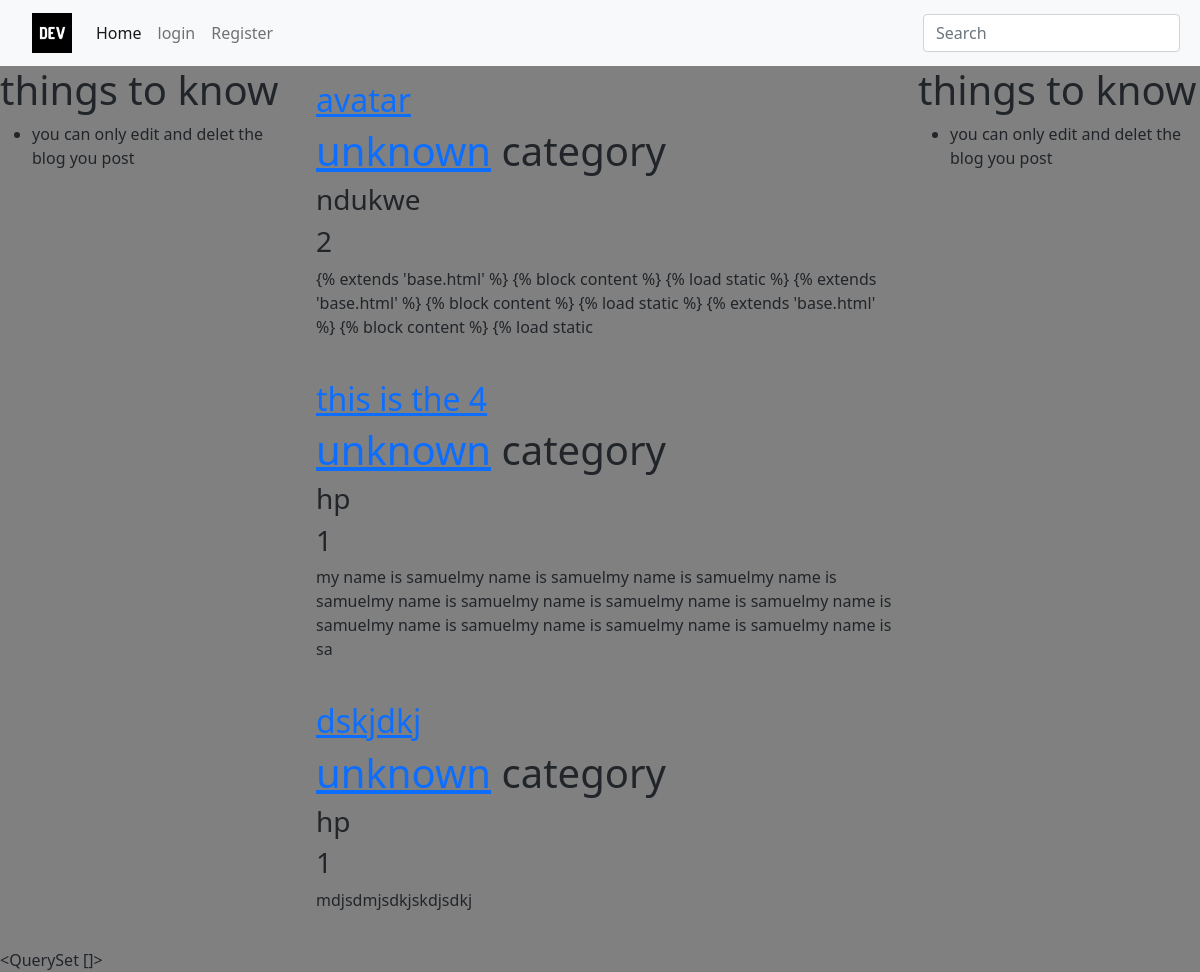
Before: / with the older database file.
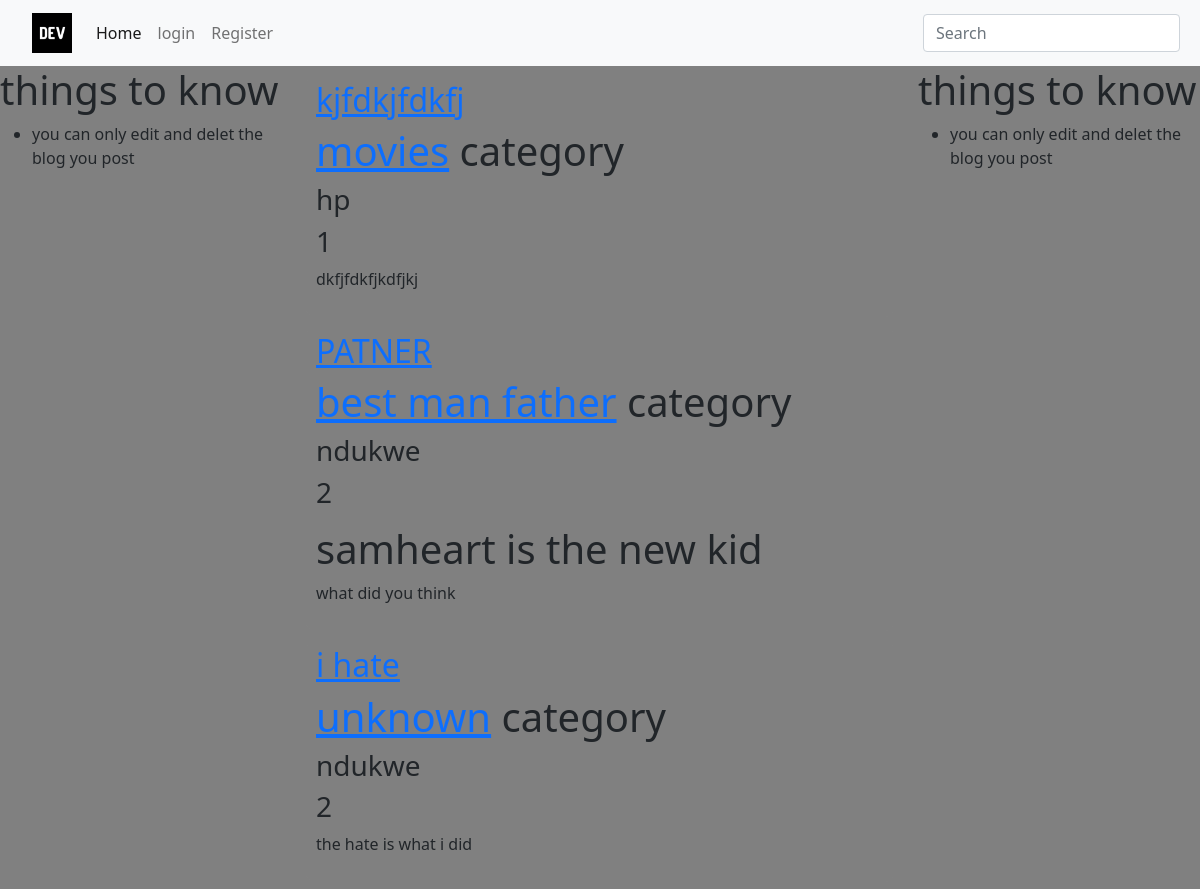
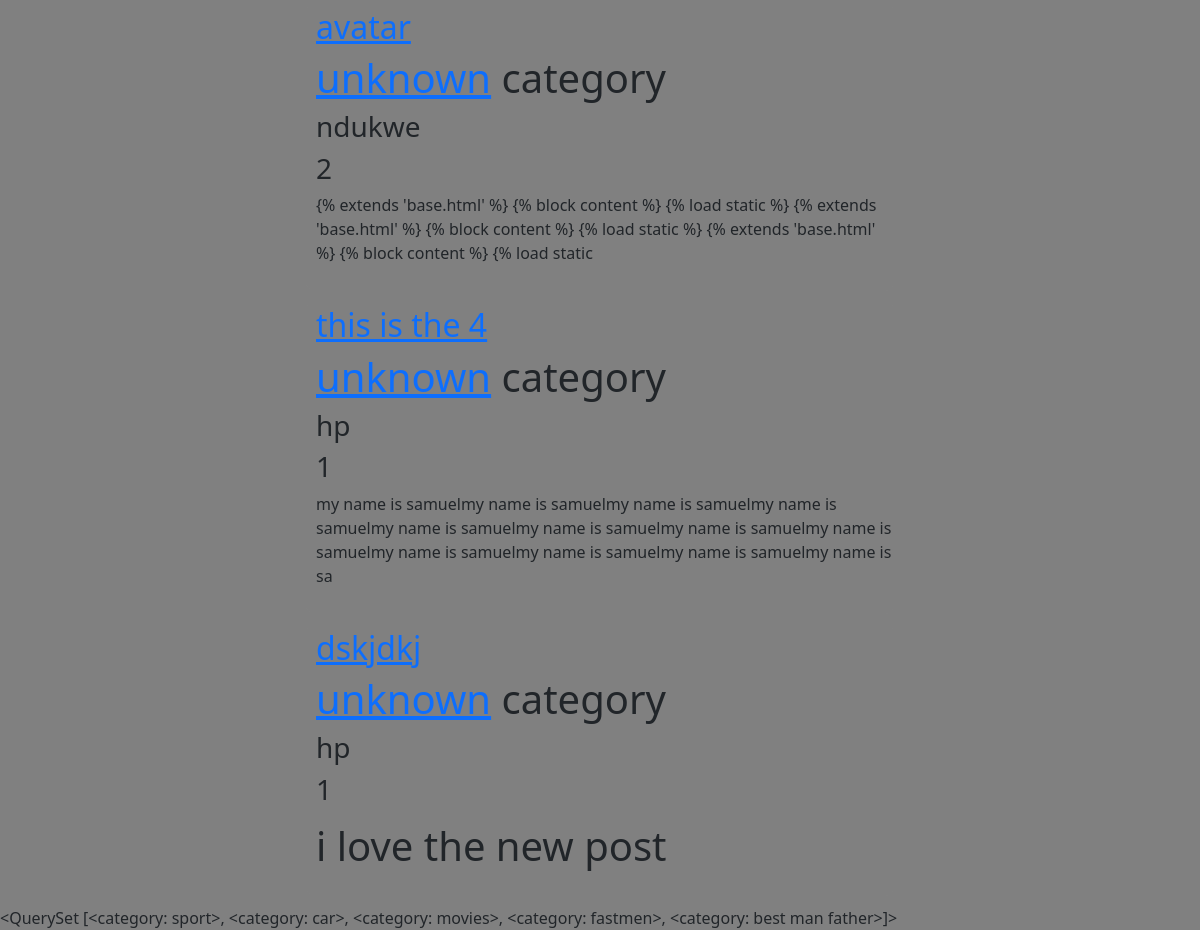
After: the same page with the newer database file (2 pictures, top to bottom).
### dash/models.py (models this page shows, shortened)
class post(models.Model):
    title =models.CharField(max_length=200)
    aurthor = models.ForeignKey(User,on_delete=models.CASCADE)
    body = models.TextField()
    category = models.CharField(max_length=255, default='unknown')
    created = models.DateTimeField(editable=False)
    modified= models.DateTimeField()
    likes = models.ManyToManyField(User, related_name= 'blog_post')

class category(models.Model):
    name = models.CharField(max_length=255)
    def __str__(self):
        return self.name

### dash/views.py (the view, shortened to what this page needs)
# urls.py: path('', Bloglistview.as_view(), name="home"),
class Bloglistview(generic.ListView):
    model = post
    template_name = 'index.html'
    ordering = ['-id']
    def get_context_data(self, *args, **kargs):
        cats_menu = category.objects.all()
        context = super(Bloglistview, self).get_context_data(*args, **kargs)
        context['cats_menu'] = cats_menu
        return context

### templates/index.html (shortened to what this page needs)
{% extends 'base.html' %}
{% block content %}
{% load static %}
<div class="row">
    <div class=" col-md-3">
      <h1>things to know</h1>
      <ul>
        <li> you can only edit and delet the blog you post</li>
      </ul>
      </div>
      <div class=" col-md-6">
         {%for post in object_list%}
              <div class="landing">
                  <h2> <a href="{% url 'Blogdetail' post.pk   %}" >{{post.title}}</a> </h2>
                  <h1><a href="{% url 'category'  post.category|slugify %}"> {{post.category}}</a> category</h1>
                  <h3>  {{post.aurthor}}</h3>
                  <h3>  {{post.aurthor.id}}</h3>
                  <p> {{post.body |slice:":200" |safe}}</p>
              </div>
          {%endfor%}
    </div>
    <div class=" col-md-3">
       <h1>things to know</h1>
       <ul>
         <li> you can only edit and delet the blog you post</li>
       </ul>
    </div>
  </div>
  {{cats_menu}}
{% endblock content %}

### templates/base.html (shortened to what this page needs)
{% load static %}
<!DOCTYPE html>
<html lang="en">
<head>
<link href="https://cdn.jsdelivr.net/npm/bootstrap@5.0.0-beta3/dist/css/bootstrap.min.css" rel="stylesheet">
<link rel="stylesheet" type="text/css" href="{% static 'css/style.css' %}">
</head>
<body>
  <nav class="navbar navbar-expand-lg navbar-light bg-light">
    <div class="container-fluid">
      <a class="navbar-brand" href="#">
        <img class="nav_img_logo" src="{% static 'images/logo.png' %}" alt="">
      </a>
      <div class="collapse  navbar-collapse" id="navbarSupportedContent">
        <ul class="navbar-nav  me-auto   mb-2 mb-lg-0">
          <li class="nav-item">
            <a class="nav-link active" aria-current="page" href="#">Home</a>
          </li>
          {% if user.is_authenticated %}
          <li class="nav-item dropdown">
            <a class="nav-link dropdown-toggle" href="#" id="navbarDropdown" role="button" data-bs-toggle="dropdown" aria-expanded="false">
              category
            </a>
            <ul class="dropdown-menu" aria-labelledby="navbarDropdown">
              {% for item in cats_menu  %}
              <li><a class="dropdown-item" href="{% url 'category' item|slugify  %}">  {{item}} </a></li>
              {%endfor%}
            </ul>
          </li>
         <li class="nav-item">
           <a href="">
            <svg xmlns="http://www.w3.org/2000/svg" width="24" height="24" viewBox="0 0 24 24" role="img" aria-labelledby="ahd9hqoqsx93xm2pfzd4dbqaljw33kyi" class="crayons-icon"><title id="ahd9hqoqsx93xm2pfzd4dbqaljw33kyi">Connect</title>
              <path d="M2 12C2 6.477 6.477 2 12 2s10 4.477 10 10-4.477 10-10 10H2l2.929-2.929A9.969 9.969 0 012 12zm4.828 8H12a8 8 0 10-8-8c0 2.152.851 4.165 2.343 5.657l1.414 1.414-.929.929zM8 13h8a4 4 0 11-8 0z"></path>
          </svg>
           </a>
          </li>
          <li class="nav-iten">
            <a href="">
              <svg xmlns="http://www.w3.org/2000/svg" width="24" height="24" viewBox="0 0 24 24" role="img" aria-labelledby="a5d46g243p9bmshdn98p6sg0xrjwnr54" class="crayons-icon"><title id="a5d46g243p9bmshdn98p6sg0xrjwnr54">Notifications</title>
                <path d="M20 17h2v2H2v-2h2v-7a8 8 0 1116 0v7zm-2 0v-7a6 6 0 10-12 0v7h12zm-9 4h6v2H9v-2z"></path>
            </svg>
            </a>
          </li>
          <li class="nav-item">
            <a class="nav-link" href="{% url 'account_logout'   %}">Logout</a>
          </li>
          <li class="nav-item">
            <a class="nav-link btn btn-primary " href="{% url 'create'   %}">create</a>
          </li>
          {% else %}
          <li class="nav-item">
            <a class="nav-link " href="{% url 'account_login'   %}">login</a>
          </li>
          <li class="nav-item">
            <a class="nav-link" href="{% url 'account_login'   %}">Register</a>
          </li>
          {%  endif %}
        </ul>
        <form class="d-flex">
          <input class="form-control me-2" type="search" placeholder="Search" aria-label="Search">
        </form>
      </div>
    </div>
  </nav>
    {% block content %}
    {% endblock content %}
</body>
</html>

### static/css/style.css (style rules this page uses)
body { background-color: grey; }
.landing { background-color: grey; border-radius: 10px; padding-left: 10px; padding-top: 5px; padding-bottom: 10px; margin-top: 10px; margin-bottom: 10px; }
.nav_img_logo { width: 40px; margin-left: 1em; }

Changed rows visible on the page:
added post: title "kjfdkjfdkfj", category "movies", aurthor "hp", aurthor.id "1", body "dkfjfdkfjkdfjkj"
added post: title "PATNER", category "best man father", aurthor "ndukwe", aurthor.id "2", body "samheart is the new kid what did you think"
added post: title "i hate", category "unknown", aurthor "ndukwe", aurthor.id "2", body "the hate is what i did"
changed post "dskjdkj": body "mdjsdmjsdkjskdjsdkj" → "i love the new post"
added category: name.name "<QuerySet [<category: sport>, <category: car>, <category: movies>, <category: fastmen>, <category: best man father>]>"
Other visible differences:
{{ cats_menu }}: "<QuerySet []>" → (not shown)
